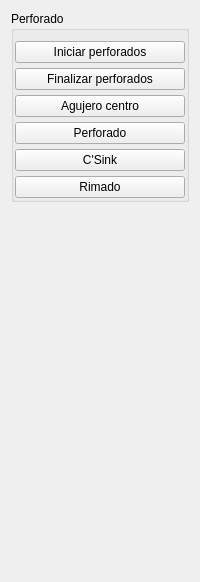
       <widget class="QWidget" name="tabWidget_functions_drilling">
        <attribute name="title">
         <string/>
        </attribute>
        <layout class="QVBoxLayout" name="verticalLayout_4">
         <item>
          <widget class="QGroupBox" name="groupBox_drilling">
           <property name="title">
            <string>Perforado</string>
           </property>
           <layout class="QGridLayout" name="gridLayout_8">
            <property name="leftMargin">
             <number>1</number>
            </property>
            <property name="topMargin">
             <number>10</number>
            </property>
            <property name="rightMargin">
             <number>1</number>
            </property>
            <property name="bottomMargin">
             <number>1</number>
            </property>
            <property name="horizontalSpacing">
             <number>3</number>
            </property>
            <property name="verticalSpacing">
             <number>5</number>
            </property>
            <item row="4" column="0">
             <widget class="QPushButton" name="btn_csink">
              <property name="toolTip">
               <string>Realizar un perforado de bisel (Counter sink)</string>
              </property>
              <property name="statusTip">
               <string>Realizar un perforado de bisel (Counter sink)</string>
              </property>
              <property name="text">
               <string>C'Sink</string>
              </property>
             </widget>
            </item>
            <item row="3" column="0">
             <widget class="QPushButton" name="btn_drill">
              <property name="toolTip">
               <string>Realizar un perforado de agujero en corte escalonado</string>
              </property>
              <property name="statusTip">
               <string>Realizar un perforado de agujero en corte escalonado</string>
              </property>
              <property name="text">
               <string>Perforado</string>
              </property>
             </widget>
            </item>
            <item row="0" column="0">
             <widget class="QPushButton" name="btn_drill_ini">
              <property name="toolTip">
               <string>Agrega los comandos de preparación para perforados</string>
              </property>
              <property name="statusTip">
               <string>Agrega los comandos de preparación para perforados</string>
              </property>
              <property name="text">
               <string>Iniciar perforados</string>
              </property>
             </widget>
            </item>
            <item row="5" column="0">
             <widget class="QPushButton" name="btn_ream">
              <property name="toolTip">
               <string>Realizar un perforado de alisado (rimado)</string>
              </property>
              <property name="statusTip">
               <string>Realizar un perforado de alisado (rimado)</string>
              </property>
              <property name="text">
               <string>Rimado</string>
              </property>
             </widget>
            </item>
            <item row="1" column="0">
             <widget class="QPushButton" name="btn_drill_end">
              <property name="toolTip">
               <string>Agrega los comandos de finalización para perforados</string>
              </property>
              <property name="statusTip">
               <string>Agrega los comandos de finalización para perforados</string>
              </property>
              <property name="text">
               <string>Finalizar perforados</string>
              </property>
             </widget>
            </item>
            <item row="2" column="0">
             <widget class="QPushButton" name="btn_center">
              <property name="toolTip">
               <string>Realizar un perforado de agujero de centro</string>
              </property>
              <property name="statusTip">
               <string>Realizar un perforado de agujero de centro</string>
              </property>
              <property name="text">
               <string>Agujero centro</string>
              </property>
             </widget>
            </item>
           </layout>
          </widget>
         </item>
         <item>
          <spacer name="verticalSpacer_2">
           <property name="orientation">
            <enum>Qt::Vertical</enum>
           </property>
           <property name="sizeHint" stdset="0">
            <size>
             <width>20</width>
             <height>369</height>
            </size>
           </property>
          </spacer>
         </item>
        </layout>
       </widget>
